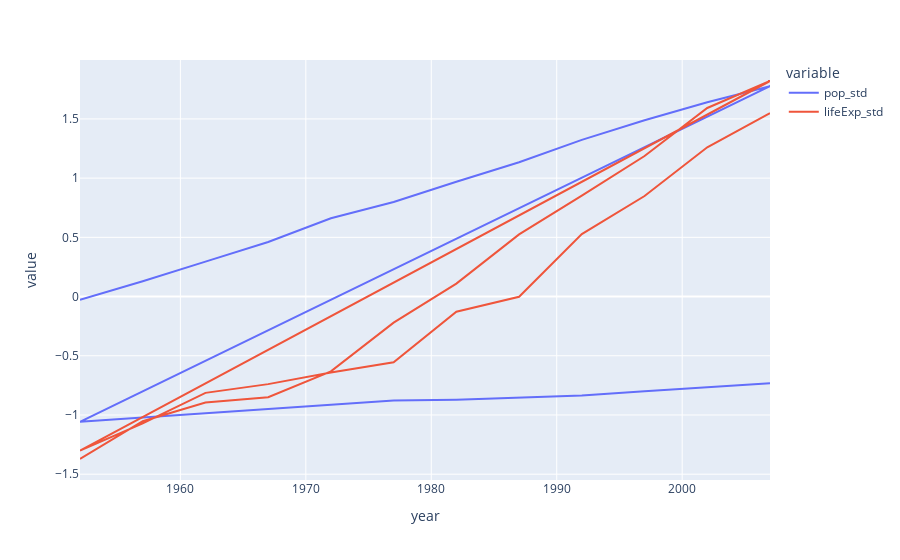

Notebook source saved alongside this figure:
### Code cell
import plotly.express as px

df = px.data.gapminder().query("continent=='Oceania'")

df['pop_std'] = (df['pop']-df['pop'].mean())/df['pop'].std()
df['lifeExp_std'] = (df['lifeExp']-df['lifeExp'].mean())/df['lifeExp'].std()

fig = px.line(df, x="year", y=['pop_std',"lifeExp_std"],symbol=None)
fig.show()

### Figure 1 — Plotly figure (JSON) as saved in the notebook; plotly's stock layout.template omitted (floating-point values rounded to 4 significant figures)
{"data": [{"hovertemplate": "variable=pop_std<br>year=%{x}<br>value=%{y}<extra></extra>", "legendgroup": "pop_std", "line": {"color": "#636efa", "dash": "solid"}, "marker": {"symbol": "circle"}, "mode": "lines", "name": "pop_std", "orientation": "v", "showlegend": true, "type": "scatter", "x": [1952, 1957, 1962, 1967, 1972, 1977, 1982, 1987, 1992, 1997, 2002, 2007, 1952, 1957, 1962, 1967, 1972, 1977, 1982, 1987, 1992, 1997, 2002, 2007], "xaxis": "x", "y": [-0.0282, 0.1288, 0.2951, 0.4607, 0.6613, 0.7991, 0.9698, 1.135, 1.323, 1.489, 1.64, 1.777, -1.057, -1.021, -0.9815, -0.9447, -0.9138, -0.8776, -0.8705, -0.8542, -0.8356, -0.799, -0.7634, -0.7314], "yaxis": "y"}, {"hovertemplate": "variable=lifeExp_std<br>year=%{x}<br>value=%{y}<extra></extra>", "legendgroup": "lifeExp_std", "line": {"color": "#EF553B", "dash": "solid"}, "marker": {"symbol": "circle"}, "mode": "lines", "name": "lifeExp_std", "orientation": "v", "showlegend": true, "type": "scatter", "x": [1952, 1957, 1962, 1967, 1972, 1977, 1982, 1987, 1992, 1997, 2002, 2007, 1952, 1957, 1962, 1967, 1972, 1977, 1982, 1987, 1992, 1997, 2002, 2007], "xaxis": "x", "y": [-1.372, -1.053, -0.8948, -0.85, -0.6313, -0.2203, 0.109, 0.5253, 0.852, 1.187, 1.592, 1.82, -1.301, -1.071, -0.8131, -0.7393, -0.6418, -0.5549, -0.1281, -0.001636, 0.5279, 0.8493, 1.26, 1.549], "yaxis": "y"}], "layout": {"legend": {"title": {"text": "variable"}, "tracegroupgap": 0}, "margin": {"t": 60}, "xaxis": {"anchor": "y", "domain": [0, 1], "title": {"text": "year"}}, "yaxis": {"anchor": "x", "domain": [0, 1], "title": {"text": "value"}}}}
